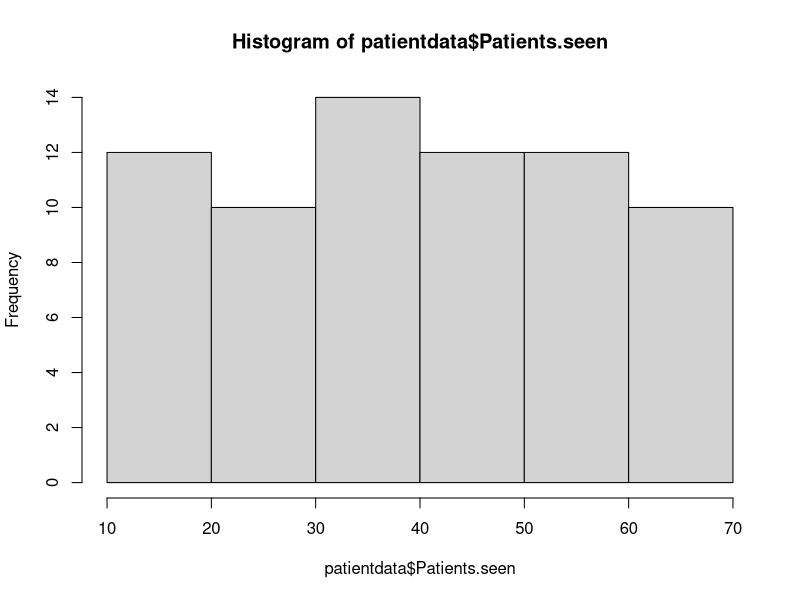
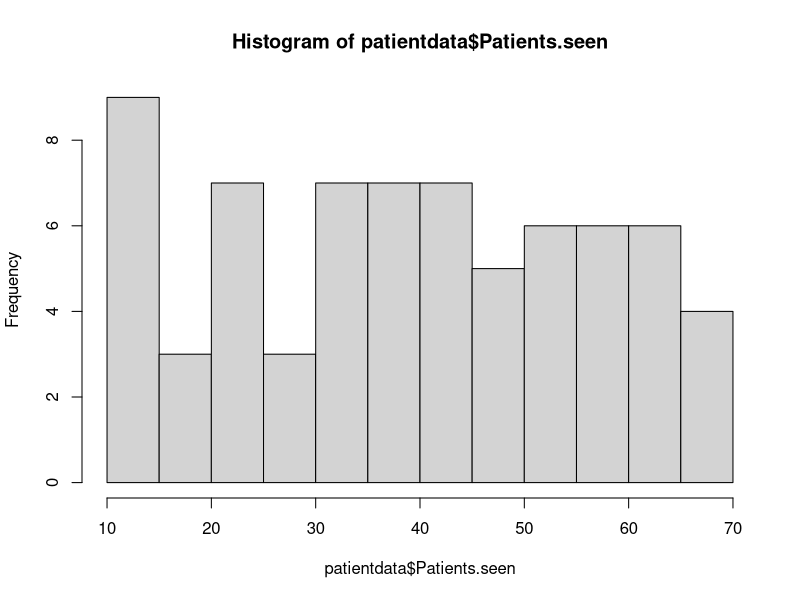
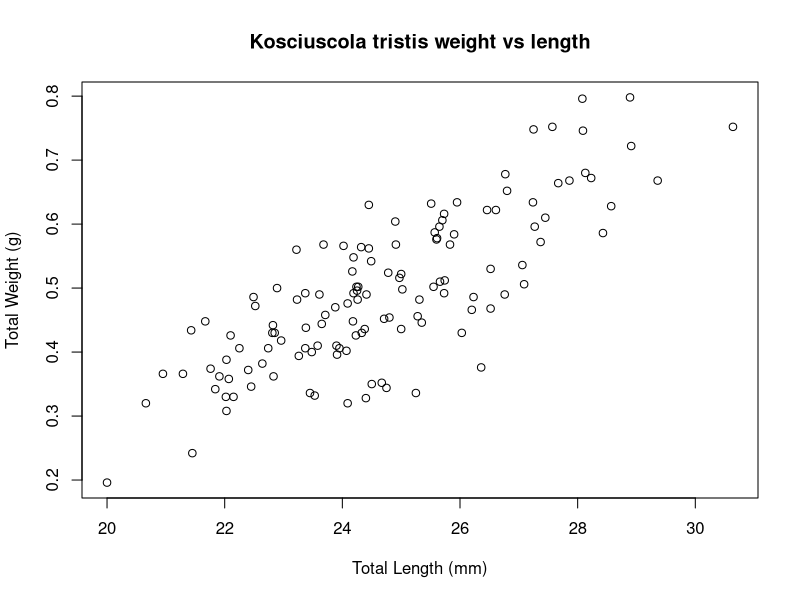
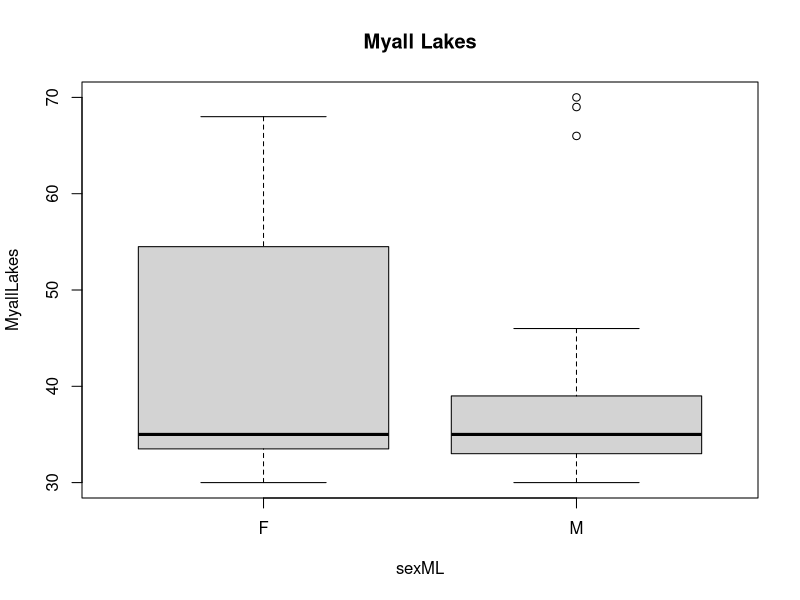
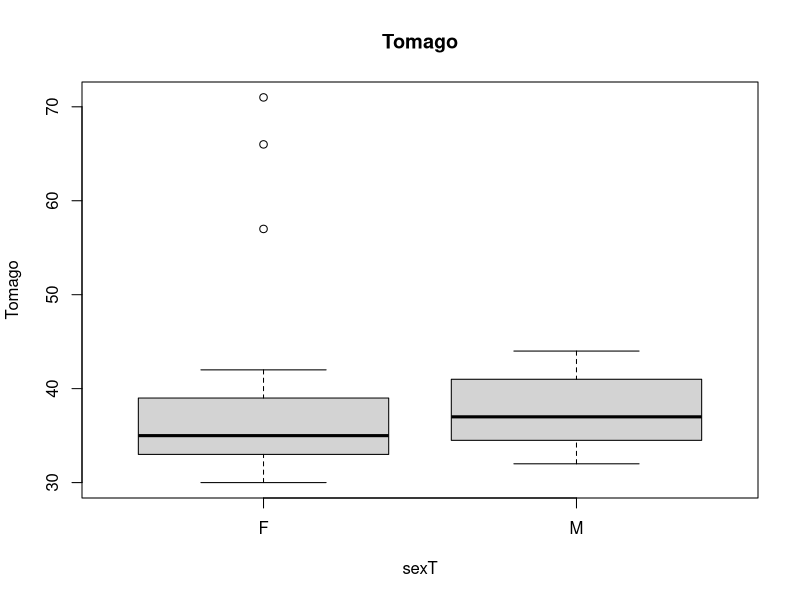
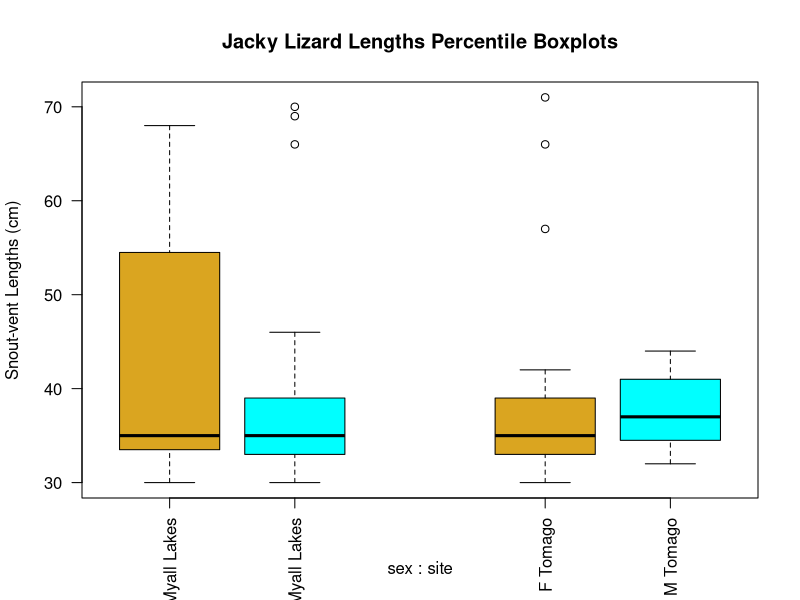
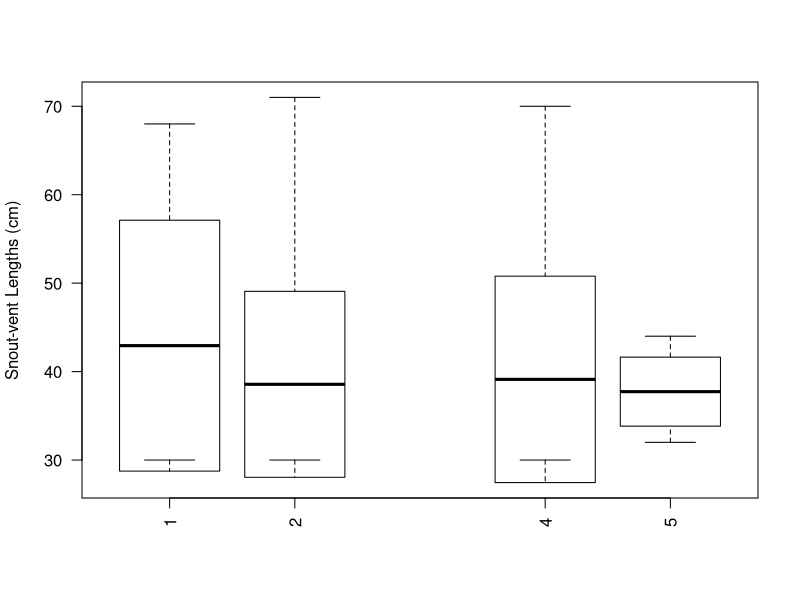

Reproduce these figures in R, in order.
## ---- chunk 1
knitr::opts_chunk$set(echo = TRUE)
require(ggplot2)
## ---- chunk 2
malegymweights = c(74.6,	93.5,	87.1,	79.4,	80.6,	86.3,	92.4,	78.3,	85.0,	86.3)
mean(malegymweights)
median(malegymweights)
sd(malegymweights)
## ---- chunk 3
mgwcounts <- table(malegymweights)

## ---- chunk 4
names(mgwcounts)[mgwcounts == max(mgwcounts)]
## ---- chunk 5
summary(malegymweights)
## ---- chunk 6
patientdata <- read.csv("Patient Data.csv",header=TRUE)
patientdata
length(patientdata$Patients.seen)

summary(patientdata)
table(patientdata)
## ---- chunk 7
library(graphics)
hist(patientdata$Patients.seen,plot=FALSE)
hist(patientdata$Patients.seen)

## ---- chunk 8
hist(patientdata$Patients.seen,breaks=seq(10,70,5), plot=FALSE)
hist(patientdata$Patients.seen,breaks=seq(10,70,5), plot=TRUE)

## ---- chunk 9
stem(patientdata$Patients.seen,scale =2)
## ---- chunk 10
ghdata=read.csv("Grasshopper Data.csv", header=TRUE)
plot(ghdata$Total.Length..mm.,ghdata$Total.Weight..g.,
     main="Kosciuscola tristis weight vs length",
     xlab="Total Length (mm)",
     ylab="Total Weight (g)")
## ---- chunk 11
jackyData <- read.csv("Jacky Lizard Data.csv",header=FALSE,skip=2)
colnames(jackyData)<-c("MyallLakes","sexML","Tomago","sexT")
boxplot(MyallLakes ~ sexML, jackyData)
title(main="Myall Lakes")
boxplot(Tomago ~  sexT,jackyData)
title(main="Tomago")
## ---- chunk 12
jdM <- data.frame(lengths=jackyData$MyallLakes,sex=jackyData$sexML,site="Myall Lakes")
jdT <- data.frame(lengths=jackyData$Tomago,sex=jackyData$sexT,site="Tomago")
jd=rbind(jdM,jdT) # stacks the rows of the two dataframes
## ---- chunk 13
boxplot(lengths ~ sex + site, jd,
        names=c("F Myall Lakes", "M Myall Lakes", "F Tomago", "M Tomago"),
        las=2,
        at=c(1,2,4,5), 
        ylab="Snout-vent Lengths (cm)",
        col=c("goldenrod","cyan","goldenrod","cyan")) 
# Note the formula specifies partitioning by both factors.
# las rotates labels so they are all visible
# at controls positioning, so we can group sites more clearly - notice 3 is missing.
title("Jacky Lizard Lengths Percentile Boxplots") # I assume cm.
## ---- chunk 14
jdmeans = tapply(jd$lengths,list(jd$sex,jd$site),mean)
jdstdevs = tapply(jd$lengths,list(jd$sex,jd$site),sd)
jdmaxs = tapply(jd$lengths,list(jd$sex,jd$site),max)
jdmins = tapply(jd$lengths,list(jd$sex,jd$site),min) 
print(jdmeans)
print(jdstdevs)
print(jdmaxs)
print(jdmins)
# mean plus or minus stdev
jdmeanPlusSD = jdmeans + jdstdevs
jdmeanMinusSD = jdmeans - jdstdevs
# assemble the columns into a list for supply to bxp
# probably a better way to do this
Fsummaries.df = rbind(jdmins["F",],jdmeanMinusSD["F",],jdmeans["F",],jdmeanPlusSD["F",],jdmaxs["F",])
Msummaries.df = rbind(jdmins["M",],jdmeanMinusSD["M",],jdmeans["M",],jdmeanPlusSD["M",],jdmaxs["M",])
Fsummaries.df
bxp.data = 
list(stats=data.matrix(cbind(Fsummaries.df, Msummaries.df)),n=rep(1,4))
colnames(bxp.data$stats) <- c("F Myall Lakes", "F Tomago", "M Myall Lakes", "M Tomago")

bxp(bxp.data, show.names=TRUE,
        las=2,
        at=c(1,2,4,5), 
        ylab="Snout-vent Lengths (cm)",
        col=c("goldenrod","cyan","goldenrod","cyan"))

